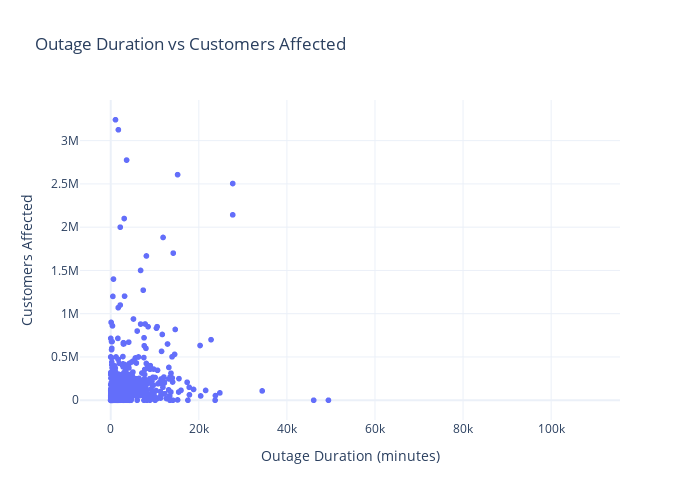

The cell this chart's notebook holds for it:
### Code cell
# Bivariate Analysis - Outage Duration vs Customers Affected
fig_3 = px.scatter(
    outages,
    x="OUTAGE.DURATION",  
    y="CUSTOMERS.AFFECTED",  
    title="Outage Duration vs Customers Affected",
    labels={"OUTAGE.DURATION": "Outage Duration (minutes)", "CUSTOMERS.AFFECTED": "Customers Affected"},
    template="plotly_white",  
    size_max=10,
    width=700,
    height=500
)

# Show the plot
fig_3.show()

### Figure 1 — Plotly figure (JSON) as saved in the notebook; plotly's stock layout.template omitted (floating-point values rounded to 4 significant figures; data arrays with more than 128 entries replaced by an {"elided": "..."} marker saying what was removed)
{"data": [{"hovertemplate": "Outage Duration (minutes)=%{x}<br>Customers Affected=%{y}<extra></extra>", "legendgroup": "", "marker": {"color": "#636efa", "symbol": "circle"}, "mode": "markers", "name": "", "showlegend": false, "type": "scattergl", "x": {"elided": "1534 int values"}, "xaxis": "x", "y": {"elided": "1534 int values"}, "yaxis": "y"}], "layout": {"height": 500, "legend": {"tracegroupgap": 0}, "title": {"text": "Outage Duration vs Customers Affected"}, "width": 700, "xaxis": {"anchor": "y", "domain": [0, 1], "title": {"text": "Outage Duration (minutes)"}}, "yaxis": {"anchor": "x", "domain": [0, 1], "title": {"text": "Customers Affected"}}}}
